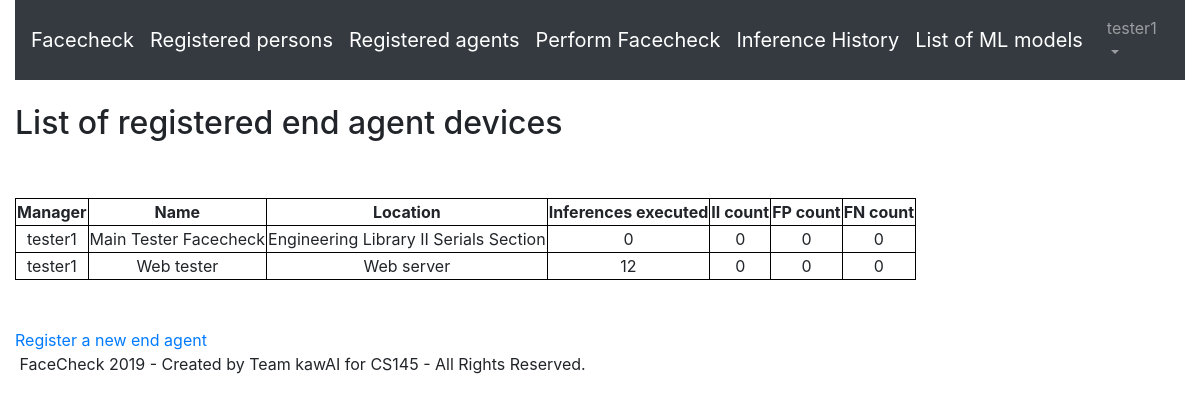
Page /agents (signed in) on the earlier database version.
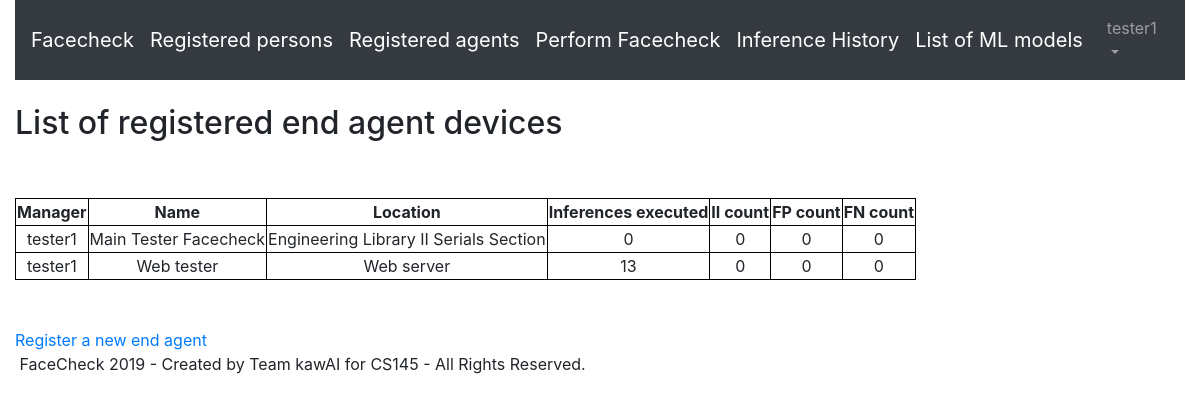
Same page on the later database version.
### faces/models.py (models this page shows, shortened)
class EndAgent(Model):
    manager = models.ForeignKey(CustomUser, on_delete=models.CASCADE)
    name = models.CharField('Name of End Agent', max_length=30, blank=False)
    location = models.CharField('Location of Agent', max_length=50, blank=True)
    inf_count = models.PositiveIntegerField("Inferences performed count", default=0)
    ii_count = models.PositiveIntegerField("Incorrect identifications count", default=0)
    fp_count = models.PositiveIntegerField("False positives count", default=0)
    fn_count = models.PositiveIntegerField("False negatives count", default=0)

class CustomUser(AbstractUser):
    def __str__(self):
        return "%i - %s"%(self.id, self.username)

### faces/views.py (the view)
# urls.py: path('agents', views.ListAgents.as_view(), name='list_agents'),
class ListAgents(LoginRequiredMixin, ListView):
    model = EndAgent
    template_name = 'agents_list.html'
    context_object_name = 'targetlist'

### templates/agents_list.html (shortened to what this page needs)
{% extends "base.html" %}
{% block content %}
<h2> List of registered end agent devices </h2>
<br><br>
<table>
    <tr>
        <th> Manager </th>
        <th> Name </th>
        <th> Location </th>
        <th> Inferences executed </th>
        <th> II count </th>
        <th> FP count </th>
        <th> FN count </th>
    <tr>
{% for item in targetlist %}
    <tr>
        <td> {{item.manager.username}} </td>
        <td> {{item.name}} </td>
        <td> {{item.location}} </td>
        <td> {{item.inf_count}} </td>
        <td> {{item.ii_count}} </td>
        <td> {{item.fp_count}} </td>
        <td> {{item.fn_count}} </td>
{% empty %}
<tr> <td colspan="7"> None </td></tr>
{% endfor %}
</table>
<br><br>
<a href='{% url 'add_agent' %}'> Register a new end agent </a>
{% endblock %}

Differences in the rows shown:
changed EndAgent "Web tester": inf_count "12" → "13"
